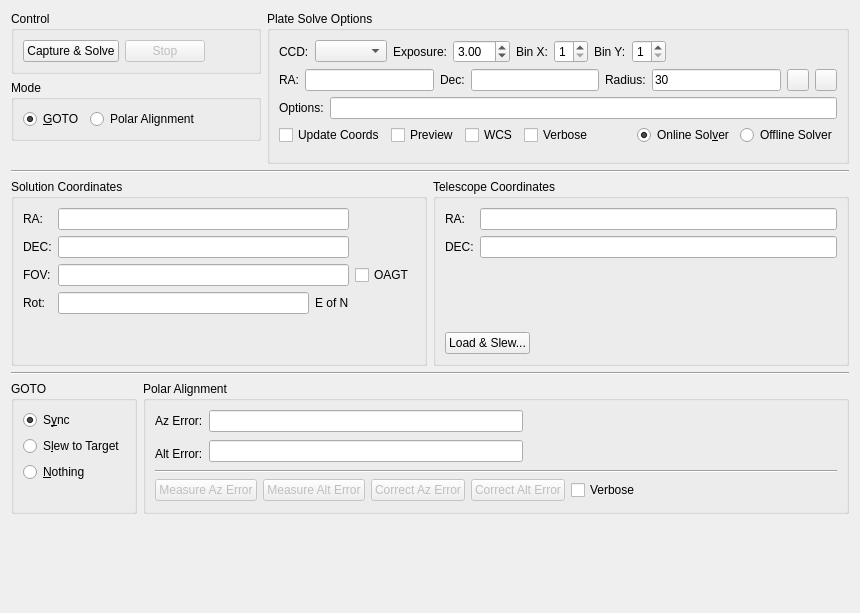
<?xml version="1.0" encoding="UTF-8"?>
<ui version="4.0">
 <class>Align</class>
 <widget class="QWidget" name="Align">
  <property name="geometry">
   <rect>
    <x>0</x>
    <y>0</y>
    <width>860</width>
    <height>613</height>
   </rect>
  </property>
  <layout class="QVBoxLayout" name="verticalLayout_4">
   <item>
    <layout class="QHBoxLayout" name="horizontalLayout_13">
     <item>
      <layout class="QVBoxLayout" name="verticalLayout_3">
       <item>
        <widget class="QGroupBox" name="controlBox">
         <property name="title">
          <string>Control</string>
         </property>
         <layout class="QHBoxLayout" name="horizontalLayout_5">
          <item>
           <layout class="QGridLayout" name="controlLayout">
            <item row="0" column="0">
             <widget class="QPushButton" name="solveB">
              <property name="enabled">
               <bool>true</bool>
              </property>
              <property name="text">
               <string>Capture &amp;&amp; Solve</string>
              </property>
             </widget>
            </item>
            <item row="0" column="1">
             <widget class="QPushButton" name="stopB">
              <property name="enabled">
               <bool>false</bool>
              </property>
              <property name="text">
               <string>Stop</string>
              </property>
             </widget>
            </item>
           </layout>
          </item>
          <item>
           <spacer name="horizontalSpacer_2">
            <property name="orientation">
             <enum>Qt::Horizontal</enum>
            </property>
            <property name="sizeHint" stdset="0">
             <size>
              <width>47</width>
              <height>20</height>
             </size>
            </property>
           </spacer>
          </item>
         </layout>
        </widget>
       </item>
       <item>
        <widget class="QGroupBox" name="modeBox">
         <property name="title">
          <string>Mode</string>
         </property>
         <layout class="QHBoxLayout" name="horizontalLayout_3">
          <item>
           <layout class="QHBoxLayout" name="horizontalLayout_10">
            <item>
             <widget class="QRadioButton" name="gotoR">
              <property name="statusTip">
               <string/>
              </property>
              <property name="text">
               <string>&amp;GOTO</string>
              </property>
              <property name="checked">
               <bool>true</bool>
              </property>
             </widget>
            </item>
            <item>
             <widget class="QRadioButton" name="polarR">
              <property name="statusTip">
               <string/>
              </property>
              <property name="text">
               <string>Polar Alignment</string>
              </property>
              <property name="checked">
               <bool>false</bool>
              </property>
             </widget>
            </item>
           </layout>
          </item>
          <item>
           <spacer name="horizontalSpacer">
            <property name="orientation">
             <enum>Qt::Horizontal</enum>
            </property>
            <property name="sizeHint" stdset="0">
             <size>
              <width>51</width>
              <height>20</height>
             </size>
            </property>
           </spacer>
          </item>
         </layout>
        </widget>
       </item>
       <item>
        <spacer name="verticalSpacer_6">
         <property name="orientation">
          <enum>Qt::Vertical</enum>
         </property>
         <property name="sizeHint" stdset="0">
          <size>
           <width>20</width>
           <height>13</height>
          </size>
         </property>
        </spacer>
       </item>
      </layout>
     </item>
     <item>
      <widget class="QGroupBox" name="groupBox_2">
       <property name="title">
        <string>Plate Solve Options</string>
       </property>
       <layout class="QVBoxLayout" name="verticalLayout_2">
        <item>
         <layout class="QHBoxLayout" name="horizontalLayout">
          <item>
           <widget class="QLabel" name="textLabel1_6">
            <property name="toolTip">
             <string/>
            </property>
            <property name="whatsThis">
             <string/>
            </property>
            <property name="text">
             <string>CCD:</string>
            </property>
           </widget>
          </item>
          <item>
           <widget class="QComboBox" name="CCDCaptureCombo"/>
          </item>
          <item>
           <widget class="QLabel" name="label_7">
            <property name="text">
             <string>Exposure:</string>
            </property>
           </widget>
          </item>
          <item>
           <widget class="QDoubleSpinBox" name="exposureIN">
            <property name="minimum">
             <double>0.100000000000000</double>
            </property>
            <property name="maximum">
             <double>60.000000000000000</double>
            </property>
            <property name="singleStep">
             <double>0.500000000000000</double>
            </property>
            <property name="value">
             <double>3.000000000000000</double>
            </property>
           </widget>
          </item>
          <item>
           <widget class="QLabel" name="label_18">
            <property name="text">
             <string>Bin X:</string>
            </property>
           </widget>
          </item>
          <item>
           <widget class="QDoubleSpinBox" name="kcfg_solverXBin">
            <property name="decimals">
             <number>0</number>
            </property>
            <property name="minimum">
             <double>1.000000000000000</double>
            </property>
            <property name="maximum">
             <double>9.000000000000000</double>
            </property>
            <property name="singleStep">
             <double>1.000000000000000</double>
            </property>
            <property name="value">
             <double>1.000000000000000</double>
            </property>
           </widget>
          </item>
          <item>
           <widget class="QLabel" name="label_19">
            <property name="text">
             <string>Bin Y:</string>
            </property>
           </widget>
          </item>
          <item>
           <widget class="QDoubleSpinBox" name="kcfg_solverYBin">
            <property name="decimals">
             <number>0</number>
            </property>
            <property name="minimum">
             <double>1.000000000000000</double>
            </property>
            <property name="maximum">
             <double>9.000000000000000</double>
            </property>
            <property name="singleStep">
             <double>1.000000000000000</double>
            </property>
            <property name="value">
             <double>1.000000000000000</double>
            </property>
           </widget>
          </item>
          <item>
           <spacer name="horizontalSpacer_3">
            <property name="orientation">
             <enum>Qt::Horizontal</enum>
            </property>
            <property name="sizeHint" stdset="0">
             <size>
              <width>40</width>
              <height>20</height>
             </size>
            </property>
           </spacer>
          </item>
         </layout>
        </item>
        <item>
         <layout class="QHBoxLayout" name="horizontalLayout_7">
          <item>
           <widget class="QLabel" name="label_15">
            <property name="toolTip">
             <string>estimated RA of target center to limit the solver's search area</string>
            </property>
            <property name="text">
             <string>RA:</string>
            </property>
           </widget>
          </item>
          <item>
           <widget class="dmsBox" name="raBox">
            <property name="toolTip">
             <string/>
            </property>
           </widget>
          </item>
          <item>
           <widget class="QLabel" name="label_16">
            <property name="toolTip">
             <string>estimated DEC of target center to limit the solver's search area</string>
            </property>
            <property name="text">
             <string>Dec:</string>
            </property>
           </widget>
          </item>
          <item>
           <widget class="dmsBox" name="decBox">
            <property name="toolTip">
             <string/>
            </property>
           </widget>
          </item>
          <item>
           <widget class="QLabel" name="label_17">
            <property name="text">
             <string>Radius:</string>
            </property>
           </widget>
          </item>
          <item>
           <widget class="QLineEdit" name="radiusBox">
            <property name="sizePolicy">
             <sizepolicy hsizetype="Expanding" vsizetype="Fixed">
              <horstretch>0</horstretch>
              <verstretch>0</verstretch>
             </sizepolicy>
            </property>
            <property name="toolTip">
             <string>The solver's search radius in degrees round the estimated RA and DEC</string>
            </property>
            <property name="statusTip">
             <string/>
            </property>
            <property name="text">
             <string>30</string>
            </property>
           </widget>
          </item>
          <item>
           <widget class="QPushButton" name="syncBoxesB">
            <property name="sizePolicy">
             <sizepolicy hsizetype="Fixed" vsizetype="Fixed">
              <horstretch>0</horstretch>
              <verstretch>0</verstretch>
             </sizepolicy>
            </property>
            <property name="minimumSize">
             <size>
              <width>22</width>
              <height>22</height>
             </size>
            </property>
            <property name="maximumSize">
             <size>
              <width>22</width>
              <height>22</height>
             </size>
            </property>
            <property name="toolTip">
             <string>Fill RA &amp;amp; DEC values from telescope coordinates and update options</string>
            </property>
            <property name="text">
             <string/>
            </property>
            <property name="iconSize">
             <size>
              <width>22</width>
              <height>22</height>
             </size>
            </property>
           </widget>
          </item>
          <item>
           <widget class="QPushButton" name="clearBoxesB">
            <property name="sizePolicy">
             <sizepolicy hsizetype="Fixed" vsizetype="Fixed">
              <horstretch>0</horstretch>
              <verstretch>0</verstretch>
             </sizepolicy>
            </property>
            <property name="minimumSize">
             <size>
              <width>22</width>
              <height>22</height>
             </size>
            </property>
            <property name="maximumSize">
             <size>
              <width>22</width>
              <height>22</height>
             </size>
            </property>
            <property name="toolTip">
             <string>Clear RA &amp; DEC values and reset solver options</string>
            </property>
            <property name="text">
             <string/>
            </property>
            <property name="iconSize">
             <size>
              <width>22</width>
              <height>22</height>
             </size>
            </property>
           </widget>
          </item>
         </layout>
        </item>
        <item>
         <layout class="QHBoxLayout" name="horizontalLayout_11">
          <item>
           <widget class="QLabel" name="label_14">
            <property name="text">
             <string>Options:</string>
            </property>
           </widget>
          </item>
          <item>
           <widget class="QLineEdit" name="kcfg_solverOptions">
            <property name="statusTip">
             <string>Additional options to be the solver</string>
            </property>
           </widget>
          </item>
         </layout>
        </item>
        <item>
         <layout class="QHBoxLayout" name="horizontalLayout_12">
          <item>
           <widget class="QCheckBox" name="kcfg_solverUpdateCoords">
            <property name="toolTip">
             <string>Automatically update the solver's RA &amp; Declination coordinates after telescope slew is completed.</string>
            </property>
            <property name="statusTip">
             <string>Automatically update the solver's RA &amp; Declination coordinates after telescope slew is completed.</string>
            </property>
            <property name="text">
             <string>Update Coords</string>
            </property>
           </widget>
          </item>
          <item>
           <widget class="QCheckBox" name="kcfg_solverPreview">
            <property name="toolTip">
             <string>Display image in FITS Viewer</string>
            </property>
            <property name="statusTip">
             <string/>
            </property>
            <property name="text">
             <string>Preview</string>
            </property>
           </widget>
          </item>
          <item>
           <widget class="QCheckBox" name="wcsCheck">
            <property name="toolTip">
             <string>enable World Coordinate System (WCS). WCS is used to encode RA/DEC coordinates in captured CCD images.</string>
            </property>
            <property name="text">
             <string>WCS</string>
            </property>
           </widget>
          </item>
          <item>
           <widget class="QCheckBox" name="kcfg_solverVerbose">
            <property name="toolTip">
             <string>Log verbose solver output</string>
            </property>
            <property name="statusTip">
             <string/>
            </property>
            <property name="text">
             <string>Verbose</string>
            </property>
           </widget>
          </item>
          <item>
           <spacer name="horizontalSpacer_4">
            <property name="orientation">
             <enum>Qt::Horizontal</enum>
            </property>
            <property name="sizeHint" stdset="0">
             <size>
              <width>40</width>
              <height>20</height>
             </size>
            </property>
           </spacer>
          </item>
          <item>
           <widget class="QRadioButton" name="kcfg_onlineSolver">
            <property name="text">
             <string>Online Sol&amp;ver</string>
            </property>
            <property name="checked">
             <bool>true</bool>
            </property>
           </widget>
          </item>
          <item>
           <widget class="QRadioButton" name="kcfg_offlineSolver">
            <property name="text">
             <string>Offline Solver</string>
            </property>
           </widget>
          </item>
         </layout>
        </item>
        <item>
         <spacer name="verticalSpacer_7">
          <property name="orientation">
           <enum>Qt::Vertical</enum>
          </property>
          <property name="sizeHint" stdset="0">
           <size>
            <width>20</width>
            <height>7</height>
           </size>
          </property>
         </spacer>
        </item>
       </layout>
       <zorder>verticalSpacer_7</zorder>
      </widget>
     </item>
    </layout>
   </item>
   <item>
    <widget class="Line" name="line">
     <property name="orientation">
      <enum>Qt::Horizontal</enum>
     </property>
    </widget>
   </item>
   <item>
    <layout class="QHBoxLayout" name="horizontalLayout_2">
     <item>
      <widget class="QGroupBox" name="groupBox_4">
       <property name="title">
        <string>Solution Coordinates</string>
       </property>
       <layout class="QGridLayout" name="gridLayout_2">
        <item row="0" column="1">
         <widget class="QLineEdit" name="SolverRAOut">
          <property name="readOnly">
           <bool>true</bool>
          </property>
         </widget>
        </item>
        <item row="2" column="1">
         <widget class="QLineEdit" name="FOVOut">
          <property name="text">
           <string/>
          </property>
          <property name="readOnly">
           <bool>true</bool>
          </property>
         </widget>
        </item>
        <item row="2" column="0">
         <widget class="QLabel" name="label_8">
          <property name="text">
           <string>FOV:</string>
          </property>
         </widget>
        </item>
        <item row="1" column="0">
         <widget class="QLabel" name="label_6">
          <property name="text">
           <string>DEC:</string>
          </property>
         </widget>
        </item>
        <item row="0" column="0">
         <widget class="QLabel" name="label_2">
          <property name="text">
           <string>RA:</string>
          </property>
         </widget>
        </item>
        <item row="3" column="0">
         <widget class="QLabel" name="label_10">
          <property name="text">
           <string>Rot:</string>
          </property>
         </widget>
        </item>
        <item row="1" column="1">
         <widget class="QLineEdit" name="SolverDecOut">
          <property name="readOnly">
           <bool>true</bool>
          </property>
         </widget>
        </item>
        <item row="3" column="1">
         <layout class="QHBoxLayout" name="horizontalLayout_4">
          <item>
           <widget class="QLineEdit" name="RotOut">
            <property name="readOnly">
             <bool>true</bool>
            </property>
           </widget>
          </item>
          <item>
           <widget class="QLabel" name="label_11">
            <property name="text">
             <string comment="East of North">E of N</string>
            </property>
           </widget>
          </item>
         </layout>
        </item>
        <item row="4" column="1">
         <spacer name="verticalSpacer">
          <property name="orientation">
           <enum>Qt::Vertical</enum>
          </property>
          <property name="sizeHint" stdset="0">
           <size>
            <width>20</width>
            <height>40</height>
           </size>
          </property>
         </spacer>
        </item>
        <item row="2" column="2">
         <widget class="QCheckBox" name="kcfg_solverOTA">
          <property name="toolTip">
           <string>Use Off-Axis Guide Telescope for FOV calculations</string>
          </property>
          <property name="text">
           <string>OAGT</string>
          </property>
         </widget>
        </item>
       </layout>
      </widget>
     </item>
     <item>
      <widget class="QGroupBox" name="groupBox_5">
       <property name="title">
        <string>Telescope Coordinates</string>
       </property>
       <layout class="QVBoxLayout" name="verticalLayout_6">
        <item>
         <layout class="QFormLayout" name="formLayout_2">
          <item row="0" column="0">
           <widget class="QLabel" name="label_12">
            <property name="text">
             <string>RA:</string>
            </property>
           </widget>
          </item>
          <item row="0" column="1">
           <widget class="QLineEdit" name="ScopeRAOut">
            <property name="readOnly">
             <bool>true</bool>
            </property>
           </widget>
          </item>
          <item row="1" column="0">
           <widget class="QLabel" name="label_13">
            <property name="text">
             <string>DEC:</string>
            </property>
           </widget>
          </item>
          <item row="1" column="1">
           <widget class="QLineEdit" name="ScopeDecOut">
            <property name="readOnly">
             <bool>true</bool>
            </property>
           </widget>
          </item>
         </layout>
        </item>
        <item>
         <spacer name="verticalSpacer_2">
          <property name="orientation">
           <enum>Qt::Vertical</enum>
          </property>
          <property name="sizeHint" stdset="0">
           <size>
            <width>20</width>
            <height>59</height>
           </size>
          </property>
         </spacer>
        </item>
        <item>
         <layout class="QHBoxLayout" name="horizontalLayout_16">
          <item>
           <widget class="QPushButton" name="loadSlewB">
            <property name="toolTip">
             <string>Load a FITS image and solve. Slew mount to image central coordinates.</string>
            </property>
            <property name="text">
             <string>Load &amp;&amp; Slew...</string>
            </property>
           </widget>
          </item>
          <item>
           <spacer name="horizontalSpacer_6">
            <property name="orientation">
             <enum>Qt::Horizontal</enum>
            </property>
            <property name="sizeHint" stdset="0">
             <size>
              <width>40</width>
              <height>20</height>
             </size>
            </property>
           </spacer>
          </item>
         </layout>
        </item>
       </layout>
      </widget>
     </item>
    </layout>
   </item>
   <item>
    <widget class="Line" name="line_2">
     <property name="orientation">
      <enum>Qt::Horizontal</enum>
     </property>
    </widget>
   </item>
   <item>
    <layout class="QHBoxLayout" name="horizontalLayout_9">
     <item>
      <widget class="QGroupBox" name="gotoBox">
       <property name="statusTip">
        <string>Select what action to take once a solution is found.</string>
       </property>
       <property name="title">
        <string>GOTO</string>
       </property>
       <layout class="QVBoxLayout" name="verticalLayout_5">
        <item>
         <widget class="QRadioButton" name="syncR">
          <property name="toolTip">
           <string>Synchronize the telescope to the solution coordinates</string>
          </property>
          <property name="statusTip">
           <string/>
          </property>
          <property name="text">
           <string>S&amp;ync</string>
          </property>
          <property name="checked">
           <bool>true</bool>
          </property>
         </widget>
        </item>
        <item>
         <widget class="QRadioButton" name="slewR">
          <property name="toolTip">
           <string>Slew the telescope to the target coordinates</string>
          </property>
          <property name="statusTip">
           <string/>
          </property>
          <property name="text">
           <string>S&amp;lew to Target</string>
          </property>
         </widget>
        </item>
        <item>
         <widget class="QRadioButton" name="nothingR">
          <property name="toolTip">
           <string>Just solve</string>
          </property>
          <property name="statusTip">
           <string/>
          </property>
          <property name="text">
           <string>&amp;Nothing</string>
          </property>
         </widget>
        </item>
        <item>
         <spacer name="verticalSpacer_4">
          <property name="orientation">
           <enum>Qt::Vertical</enum>
          </property>
          <property name="sizeHint" stdset="0">
           <size>
            <width>17</width>
            <height>18</height>
           </size>
          </property>
         </spacer>
        </item>
       </layout>
      </widget>
     </item>
     <item>
      <widget class="QGroupBox" name="alignmentBox">
       <property name="title">
        <string>Polar Alignment</string>
       </property>
       <layout class="QVBoxLayout" name="verticalLayout">
        <item>
         <layout class="QGridLayout" name="gridLayout">
          <item row="0" column="0">
           <widget class="QLabel" name="label_3">
            <property name="text">
             <string>Az Error:</string>
            </property>
           </widget>
          </item>
          <item row="0" column="1">
           <widget class="QLineEdit" name="azError">
            <property name="readOnly">
             <bool>true</bool>
            </property>
           </widget>
          </item>
          <item row="0" column="2" rowspan="2">
           <spacer name="horizontalSpacer_7">
            <property name="orientation">
             <enum>Qt::Horizontal</enum>
            </property>
            <property name="sizeHint" stdset="0">
             <size>
              <width>40</width>
              <height>20</height>
             </size>
            </property>
           </spacer>
          </item>
          <item row="1" column="1" rowspan="2">
           <widget class="QLineEdit" name="altError">
            <property name="readOnly">
             <bool>true</bool>
            </property>
           </widget>
          </item>
          <item row="2" column="0">
           <widget class="QLabel" name="label_4">
            <property name="text">
             <string>Alt Error:</string>
            </property>
           </widget>
          </item>
          <item row="2" column="2">
           <layout class="QHBoxLayout" name="horizontalLayout_6">
            <item>
             <spacer name="horizontalSpacer_8">
              <property name="orientation">
               <enum>Qt::Horizontal</enum>
              </property>
              <property name="sizeHint" stdset="0">
               <size>
                <width>40</width>
                <height>20</height>
               </size>
              </property>
             </spacer>
            </item>
           </layout>
          </item>
         </layout>
        </item>
        <item>
         <widget class="Line" name="line_6">
          <property name="orientation">
           <enum>Qt::Horizontal</enum>
          </property>
         </widget>
        </item>
        <item>
         <layout class="QHBoxLayout" name="horizontalLayout_8">
          <item>
           <widget class="QPushButton" name="measureAzB">
            <property name="enabled">
             <bool>false</bool>
            </property>
            <property name="text">
             <string>Measure Az Error</string>
            </property>
           </widget>
          </item>
          <item>
           <widget class="QPushButton" name="measureAltB">
            <property name="enabled">
             <bool>false</bool>
            </property>
            <property name="text">
             <string>Measure Alt Error</string>
            </property>
           </widget>
          </item>
          <item>
           <widget class="QPushButton" name="correctAzB">
            <property name="enabled">
             <bool>false</bool>
            </property>
            <property name="text">
             <string>Correct Az Error</string>
            </property>
           </widget>
          </item>
          <item>
           <widget class="QPushButton" name="correctAltB">
            <property name="enabled">
             <bool>false</bool>
            </property>
            <property name="text">
             <string>Correct Alt Error</string>
            </property>
           </widget>
          </item>
          <item>
           <widget class="QCheckBox" name="kcfg_polarAlignVerbose">
            <property name="text">
             <string>Verbose</string>
            </property>
           </widget>
          </item>
          <item>
           <spacer name="horizontalSpacer_5">
            <property name="orientation">
             <enum>Qt::Horizontal</enum>
            </property>
            <property name="sizeHint" stdset="0">
             <size>
              <width>18</width>
              <height>20</height>
             </size>
            </property>
           </spacer>
          </item>
         </layout>
        </item>
        <item>
         <spacer name="verticalSpacer_5">
          <property name="orientation">
           <enum>Qt::Vertical</enum>
          </property>
          <property name="sizeHint" stdset="0">
           <size>
            <width>20</width>
            <height>1</height>
           </size>
          </property>
         </spacer>
        </item>
       </layout>
      </widget>
     </item>
    </layout>
   </item>
   <item>
    <spacer name="verticalSpacer_3">
     <property name="orientation">
      <enum>Qt::Vertical</enum>
     </property>
     <property name="sizeHint" stdset="0">
      <size>
       <width>20</width>
       <height>1</height>
      </size>
     </property>
    </spacer>
   </item>
  </layout>
 </widget>
 <customwidgets>
  <customwidget>
   <class>dmsBox</class>
   <extends>QLineEdit</extends>
   <header>widgets/dmsbox.h</header>
   <container>1</container>
  </customwidget>
 </customwidgets>
 <resources/>
 <connections/>
</ui>
